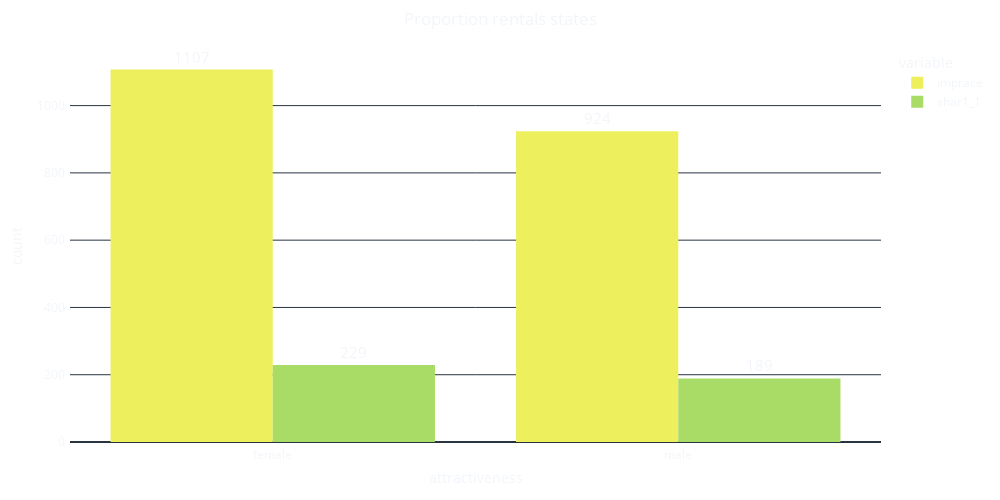

The notebook cell this image was saved under:
### Code cell
fig = px.histogram(df3, x="gender", y=["imprace", "shar1_1"],
                      title = 'Proportion rentals states',
                      barmode ='group',
                      width= 1000,
                      height = 500,
                      text_auto = True,
                      color_discrete_sequence=px.colors.sequential.Aggrnyl_r
                                )
fig.update_traces(textposition = 'outside', textfont_size = 15)                         
fig.update_layout(title_x = 0.5, 
                      margin={"l":50,"r":50,"b":50,"t":50,"pad":4},
                      xaxis_title = 'attractiveness',
                      yaxis_title = 'count',
                      template = 'plotly_dark'
                      )
fig.update_layout({'plot_bgcolor': 'rgba(0, 0, 0, 0)',
                    'paper_bgcolor': 'rgba(0, 0, 0, 0)'}
                      )  

fig.show()

### Figure 1 — Plotly figure (JSON) as saved in the notebook; plotly's stock layout.template omitted (floating-point values rounded to 4 significant figures; data arrays with more than 128 entries replaced by an {"elided": "..."} marker saying what was removed)
{"data": [{"alignmentgroup": "True", "bingroup": "x", "histfunc": "sum", "hovertemplate": "variable=imprace<br>gender=%{x}<br>sum of value=%{y}<extra></extra>", "legendgroup": "imprace", "marker": {"color": "rgb(237, 239, 93)", "pattern": {"shape": ""}}, "name": "imprace", "offsetgroup": "imprace", "orientation": "v", "showlegend": true, "textfont": {"size": 15}, "textposition": "outside", "texttemplate": "%{value}", "type": "histogram", "x": {"elided": "551 str values"}, "xaxis": "x", "y": {"elided": "551 int values"}, "yaxis": "y"}, {"alignmentgroup": "True", "bingroup": "x", "histfunc": "sum", "hovertemplate": "variable=shar1_1<br>gender=%{x}<br>sum of value=%{y}<extra></extra>", "legendgroup": "shar1_1", "marker": {"color": "rgb(169, 220, 103)", "pattern": {"shape": ""}}, "name": "shar1_1", "offsetgroup": "shar1_1", "orientation": "v", "showlegend": true, "textfont": {"size": 15}, "textposition": "outside", "texttemplate": "%{value}", "type": "histogram", "x": {"elided": "551 str values"}, "xaxis": "x", "y": {"elided": "551 int values"}, "yaxis": "y"}], "layout": {"barmode": "group", "height": 500, "legend": {"title": {"text": "variable"}, "tracegroupgap": 0}, "margin": {"b": 50, "l": 50, "pad": 4, "r": 50, "t": 50}, "paper_bgcolor": "rgba(0, 0, 0, 0)", "plot_bgcolor": "rgba(0, 0, 0, 0)", "title": {"text": "Proportion rentals states", "x": 0.5}, "width": 1000, "xaxis": {"anchor": "y", "domain": [0, 1], "title": {"text": "attractiveness"}}, "yaxis": {"anchor": "x", "domain": [0, 1], "title": {"text": "count"}}}}
